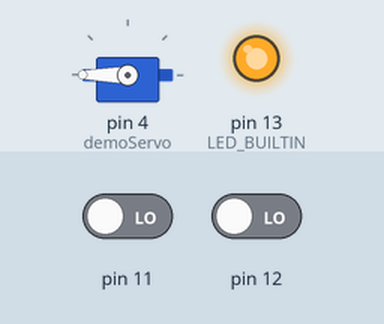
The sketch below on a simulated Arduino Uno, built with avr-gcc and run on an emulated ATmega328P. Shown: servo, output pins drawn as LEDs (lit = HIGH). Inputs (shaded band) come from the test bench; at power-on: pin 11 LOW, pin 12 LOW. What the sketch prints to the serial monitor is not drawn.

Above: at 0.1 s.
Timing chart, 0 to 1.6 s (numbered marks = the images above):
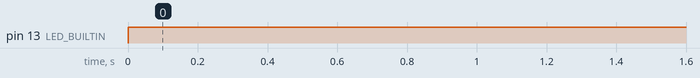

The sketch:

controls-reverse.ino
```cpp
#include <Servo.h>

Servo demoServo;
float xRot;
float yRot;
float zRot;

void setup() {
    Serial.begin(115200);
    Serial.println(F("1\t2\tt"));
    pinMode(12, INPUT);
    pinMode(11, INPUT);
    demoServo.attach(4);
    pinMode(LED_BUILTIN, OUTPUT);
}
unsigned long pulseOne;
unsigned long pulseTwo;
const float PWM_WIDTH = 2000; //500hz in microseconds
void loop() {
    demoServo.write(180);
    analogWrite(LED_BUILTIN, 180);
    Serial.print('\r');
    pulseOne = pulseIn(12, HIGH, PWM_WIDTH * 10);
    pulseTwo = pulseIn(11, HIGH, PWM_WIDTH * 10);
    Serial.print(pulseOne / PWM_WIDTH);
    Serial.print('\t');
    Serial.print(pulseTwo / PWM_WIDTH);
    Serial.print('\t');
    Serial.print(millis() / 1000.0);
}
```

Measured:
- by itself, pin 13 (LED_BUILTIN): LOW → HIGH at 0.00 s
